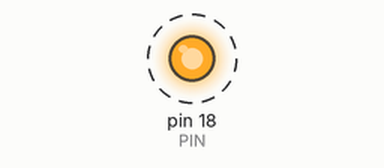
A sketch run on a simulated Arduino Uno, built with avr-gcc and run on an emulated ATmega328P. On the bench: output pins drawn as LEDs (lit = HIGH). Dashed ring = blinking.

Above: at 0.2 s.
Timing chart, 0 to 3.0 s (numbered marks = the images above):
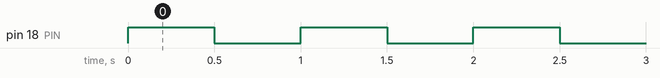

The sketch:

01_Blink.ino
```cpp
#define PIN 18

void setup() {
    pinMode(PIN, OUTPUT);
}

void loop() {
  digitalWrite(PIN, HIGH);
  delay(500);
  digitalWrite(PIN, LOW);
  delay(500);
}
```

Measured:
- by itself, pin 18 (PIN): alternates HIGH for 0.50 s and LOW for 0.50 s
